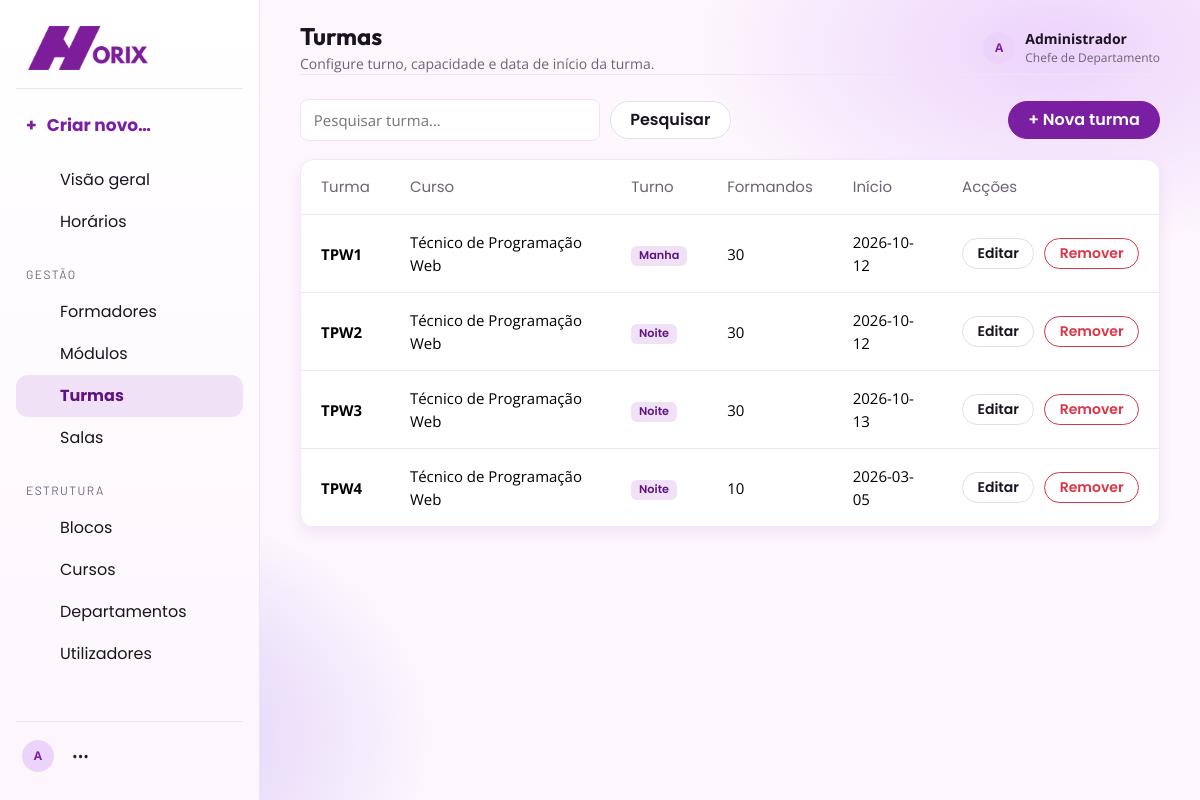
/View/html-php/Turma.php (signed in), run on the app's committed database.
### tables this page shows
CREATE TABLE `utilizador` (
  `id_utilizador` int(11) NOT NULL,
  `nome` varchar(100) NOT NULL,
  `email` varchar(120) NOT NULL,
  `senha` varchar(255) NOT NULL,
  `perfil` enum('Chefe de Departamento','Formador') NOT NULL,
  `ativo` tinyint(1) NOT NULL DEFAULT 1,
  `criado_em` timestamp NOT NULL DEFAULT current_timestamp()
);

CREATE TABLE `turma` (
  `id_turma` int(11) NOT NULL,
  `nome` varchar(50) NOT NULL,
  `id_curso` int(11) NOT NULL,
  `turno` enum('manha','tarde','noite') NOT NULL DEFAULT 'noite',
  `num_formandos` int(11) NOT NULL DEFAULT 30,
  `data_inicio` date DEFAULT NULL
);

CREATE TABLE `curso` (
  `id_curso` int(11) NOT NULL,
  `nome` varchar(100) NOT NULL,
  `id_departamento` int(11) NOT NULL
);

### Conexao/Conexao.php (called while the page is built, shortened)
<?php
function db(): mysqli
{
    static $con;
    if ($con instanceof mysqli) {
        return $con;
    }
    $con = new mysqli('localhost', 'root', '', 'gestao_horarios', "3306");
    $con->set_charset('utf8mb4');
    return $con;
}

### View/html-php/Turma.php (the view, shortened to what this page needs)
<?php
require_once '../../bootstrap.php';
$q = post('q', $_GET['q'] ?? '');
$data = $q !== ''
    ? rows(
        'SELECT t.*, c.nome curso
         FROM turma t
         JOIN curso c ON c.id_curso = t.id_curso
         WHERE t.nome LIKE ? OR c.nome LIKE ?
         ORDER BY t.nome',
        'ss',
        '%' . $q . '%',
        '%' . $q . '%'
    )
    : rows(
        'SELECT t.*, c.nome curso
         FROM turma t
         JOIN curso c ON c.id_curso = t.id_curso
         ORDER BY t.nome'
    );
layout_start('Turmas', 'Configure turno, capacidade e data de início da turma.');
?>
<div class="toolbar">
    <form class="toolbar-left" method="get">
        <input class="search" name="q" value="<?= e($q) ?>" placeholder="Pesquisar turma...">
        <button class="btn btn-light border">Pesquisar</button>
    </form>
    <button type="button" class="btn btn-primary" data-modal="novo" data-title="Nova turma">+ Nova turma</button>
</div>
<div class="card table-wrap">
    <table class="table align-middle mb-0">
        <thead>
            <tr>
                <th>Turma</th>
                <th>Curso</th>
                <th>Turno</th>
                <th>Formandos</th>
                <th>Início</th>
                <th>Acções</th>
            </tr>
        </thead>
        <tbody>
            <?php foreach ($data as $r): ?>
                <tr>
                    <td><strong><?= e($r['nome']) ?></strong></td>
                    <td><?= e($r['curso']) ?></td>
                    <td><span class="badge blue"><?= e(ucfirst($r['turno'])) ?></span></td>
                    <td><?= e($r['num_formandos']) ?></td>
                    <td><?= e($r['data_inicio'] ?: '—') ?></td>
                    <td>
                        <div class="actions">
                            <button type="button" class="btn btn-sm btn-light border" data-modal="editar" data-title="Editar turma" data-row="<?= row_json($r) ?>">Editar</button>
                            <button type="button" class="btn btn-sm btn-outline-danger" data-modal="remover" data-title="Remover turma" data-row="<?= row_json($r) ?>">Remover</button>
                        </div>
                    </td>
                </tr>
            <?php endforeach; ?>
        </tbody>
    </table>
</div>
<?php
layout_end();

### bootstrap.php (shortened to what this page needs)
<?php
require_once __DIR__ . '/Conexao/Conexao.php';
function e($v): string
{
    return htmlspecialchars((string) $v, ENT_QUOTES, 'UTF-8');
}
function row_json(array $r): string
{
    unset($r['senha']);
    return e(json_encode($r, JSON_UNESCAPED_UNICODE));
}
function post($key, $default = ''): string
{
    return trim((string) ($_POST[$key] ?? $default));
}
function page_acl(): array
{
    $todos = [PERFIL_CHEFE, PERFIL_FORMADOR];
    $chefe = [PERFIL_CHEFE];
    return [
        'TelaPrincipal.php' => $todos,
        'GerarHorario.php' => $todos,
        'HorarioPDF.php' => $chefe,
        'Formador.php' => $chefe,
        'FormadorModulos.php' => $chefe,
        'Disponibilidade.php' => $chefe,
        'Modulo.php' => $chefe,
        'Turma.php' => $chefe,
        'Sala.php' => $chefe,
        'Bloco.php' => $chefe,
        'Curso.php' => $chefe,
        'Departamento.php' => $chefe,
        'Utilizador.php' => $chefe,
    ];
}
function logged(): bool
{
    return !empty($_SESSION['user']);
}
function refresh_session_user(): void
{
    static $done = false;
    if ($done || !logged()) {
        return;
    }
    $u = one(
        'SELECT id_utilizador,nome,email,perfil FROM utilizador WHERE id_utilizador=? AND ativo=1',
        'i',
        (int) ($_SESSION['user']['id'] ?? 0)
    );
}
function require_login(): void
{
    refresh_session_user();
}
function user(): array
{
    return $_SESSION['user'] ?? [];
}
function perfil(): string
{
    return (string) (user()['perfil'] ?? '');
}
function is_chefe(): bool
{
    return logged() && perfil() === PERFIL_CHEFE;
}
function can_manage(): bool
{
    return is_chefe();
}
function can_access(string $file): bool
{
    $acl = page_acl();
    return !isset($acl[$file]) || in_array(perfil(), $acl[$file], true);
}
function enforce_page_access(): void
{
    require_login();
}
function rows(string $sql, string $types = '', ...$args): array
{
    $st = db()->prepare($sql);
    if ($types) {
        $st->bind_param($types, ...$args);
    }
    $st->execute();
    $r = $st->get_result();
    return $r ? $r->fetch_all(MYSQLI_ASSOC) : [];
}
function one(string $sql, string $types = '', ...$args): ?array
{
    $a = rows($sql, $types, ...$args);
    return $a[0] ?? null;
}
function active(string $file): string
{
    return basename($_SERVER['PHP_SELF']) === $file ? 'active' : '';
}
function icon(string $name, int $size = 18): string
{
    $paths = [
        'dashboard' => '<rect x="3" y="3" width="7" height="7" rx="1"/><rect x="14" y="3" width="7" height="7" rx="1"/><rect x="3" y="14" width="7" height="7" rx="1"/><rect x="14" y="14" width="7" height="7" rx="1"/>',
        'calendar' => '<rect x="3" y="4" width="18" height="17" rx="2"/><path d="M16 2v4M8 2v4M3 10h18"/>',
        'plan' => '<path d="M4 5h16M4 12h16M4 19h10"/><circle cx="17" cy="19" r="3"/>',
        'users' => '<path d="M16 21v-2a4 4 0 0 0-4-4H6a4 4 0 0 0-4 4v2"/><circle cx="9" cy="7" r="4"/><path d="M22 21v-2a4 4 0 0 0-3-3.87M16 3.13a4 4 0 0 1 0 7.75"/>',
        'book' => '<path d="M4 5.5A2.5 2.5 0 0 1 6.5 3H20v16H6.5A2.5 2.5 0 0 0 4 21.5z"/><path d="M4 5.5v16M8 7h8M8 11h8"/>',
        'school' => '<path d="m3 9 9-5 9 5-9 5z"/><path d="M7 12v5c3 2 7 2 10 0v-5M21 10v6"/>',
        'room' => '<path d="M4 21V5a2 2 0 0 1 2-2h12a2 2 0 0 1 2 2v16"/><path d="M9 21v-5h6v5M8 7h2M14 7h2M8 11h2M14 11h2"/>',
        'building' => '<path d="M4 21V4h12v17M16 9h4v12M8 8h4M8 12h4M8 16h4"/>',
        'book-open' => '<path d="M3 5a2 2 0 0 1 2-2h6v17H5a2 2 0 0 0-2 2zM21 5a2 2 0 0 0-2-2h-6v17h6a2 2 0 0 1 2 2z"/>',
        'user' => '<circle cx="12" cy="8" r="4"/><path d="M4 21a8 8 0 0 1 16 0"/>',
        'logout' => '<path d="M10 17l5-5-5-5M15 12H3"/><path d="M14 3h5a2 2 0 0 1 2 2v14a2 2 0 0 1-2 2h-5"/>',
        'sun' => '<circle cx="12" cy="12" r="4"/><path d="M12 2v2M12 20v2M4.93 4.93l1.41 1.41M17.66 17.66l1.41 1.41M2 12h2M20 12h2M4.93 19.07l1.41-1.41M17.66 6.34l1.41-1.41"/>',
        'moon' => '<path d="M21 12.8A8.5 8.5 0 1 1 11.2 3 6.7 6.7 0 0 0 21 12.8z"/>',
    ];
    $body = $paths[$name] ?? $paths['dashboard'];
    return '<svg class="icon-svg" width="' . $size . '" height="' . $size . '" viewBox="0 0 24 24" fill="none" stroke="currentColor" stroke-width="1.9" stroke-linecap="round" stroke-linejoin="round" aria-hidden="true">' . $body . '</svg>';
}
function nav_all(): array
{
    return [
        ['', [
            ['TelaPrincipal.php', 'Visão geral', 'dashboard'],
            ['GerarHorario.php', 'Horários', 'calendar'],
        ]],
        ['Gestão', [
            ['Formador.php', 'Formadores', 'users'],
            ['Modulo.php', 'Módulos', 'book'],
            ['Turma.php', 'Turmas', 'school'],
            ['Sala.php', 'Salas', 'room'],
        ]],
        ['Estrutura', [
            ['Bloco.php', 'Blocos', 'building'],
            ['Curso.php', 'Cursos', 'book-open'],
            ['Departamento.php', 'Departamentos', 'building'],
            ['Utilizador.php', 'Utilizadores', 'user'],
        ]],
    ];
}
function nav(): array
{
    $menu = [];
    foreach (nav_all() as $secao) {
        $itens = array_values(array_filter($secao[1], fn($n) => can_access($n[0])));
        if ($itens) {
            $menu[] = [$secao[0], $itens];
        }
    }
    return $menu;
}
function layout_start(string $title, string $subtitle = ''): void
{
    $tabs = $GLOBALS['_tabs'] ?? [];
    $u = user();
    $inicial = e(strtoupper(substr($u['nome'] ?? 'U', 0, 1)));
?>
    <!doctype html>
    <html lang="pt">
    <head>
        <link rel="stylesheet" href="../css/bootstrap.min.css">
        <link rel="stylesheet" href="../css/app.css">
    </head>
    <body>
        <aside class="sidebar">
        <div class="brand">
            <img src="../img/horix.png" alt="Horix - Gestão de Horários">
        </div>
        <?php if (can_manage()): ?>
            <div class="dropdown">
                <a class="create-new" href="#" role="button" data-bs-toggle="dropdown" aria-expanded="false">
                    <span>+</span> Criar novo…
                </a>
            </div>
        <?php endif; ?>
        <nav>
            <?php foreach (nav() as $secao): ?>
                <?php if ($secao[0] !== ''): ?>
                    <div class="nav-title"><?= e(mb_strtoupper($secao[0])) ?></div>
                <?php endif; ?>
                <?php foreach ($secao[1] as $n): ?>
                    <a class="nav-link <?= active($n[0]) ?>" href="<?= $n[0] ?>">
                        <span class="nav-icon"><?= icon($n[2], 20) ?></span>
                        <span><?= $n[1] ?></span>
                    </a>
                <?php endforeach; ?>
            <?php endforeach; ?>
        </nav>
        <div class="sidebar-bottom dropup">
            <div class="user-row">
                <div class="avatar"><?= $inicial ?></div>
                <a href="#" class="text-body px-2" data-bs-toggle="dropdown" aria-label="Opções">•••</a>
            </div>
        </div>
        </aside>
        <main class="main">
            <header class="topbar">
                <div class="title-wrap">
                    <div>
                        <h1><?= e($title) ?></h1>
                        <?php if ($subtitle && !$tabs): ?>
                            <p><?= e($subtitle) ?></p>
                        <?php endif; ?>
                    </div>
                </div>
                <div class="profile">
                    <div class="avatar"><?= $inicial ?></div>
                    <div>
                        <strong><?= e($u['nome'] ?? 'Utilizador') ?></strong>
                        <small><?= e($u['perfil'] ?? '') ?></small>
                    </div>
                </div>
            </header>
            <section class="content">
            <?php
        }
        function layout_end(): void
        {
            ?>
            </section>
        </main>
    </body>
    </html>
<?php
        }
enforce_page_access();

### data on the page
utilizador: nome "A", nome "Administrador", perfil "Chefe de Departamento"
turma: nome "TPW1", id_curso.nome "Técnico de Programação Web", turno "Manha", num_formandos "30", data_inicio "2026-10-12"
turma: nome "TPW2", id_curso.nome "Técnico de Programação Web", turno "Noite", num_formandos "30", data_inicio "2026-10-12"
turma: nome "TPW3", id_curso.nome "Técnico de Programação Web", turno "Noite", num_formandos "30", data_inicio "2026-10-13"
turma: nome "TPW4", id_curso.nome "Técnico de Programação Web", turno "Noite", num_formandos "10", data_inicio "2026-03-05"

### other printed values
$n[1] "Visão geral"
$n[1] "Horários"
mb_strtoupper($secao[0]) "GESTÃO"
$n[1] "Formadores"
$n[1] "Módulos"
$n[1] "Turmas"
$n[1] "Salas"
mb_strtoupper($secao[0]) "ESTRUTURA"
$n[1] "Blocos"
$n[1] "Cursos"
$n[1] "Departamentos"
$n[1] "Utilizadores"
$title "Turmas"
$subtitle "Configure turno, capacidade e data de início da turma."
